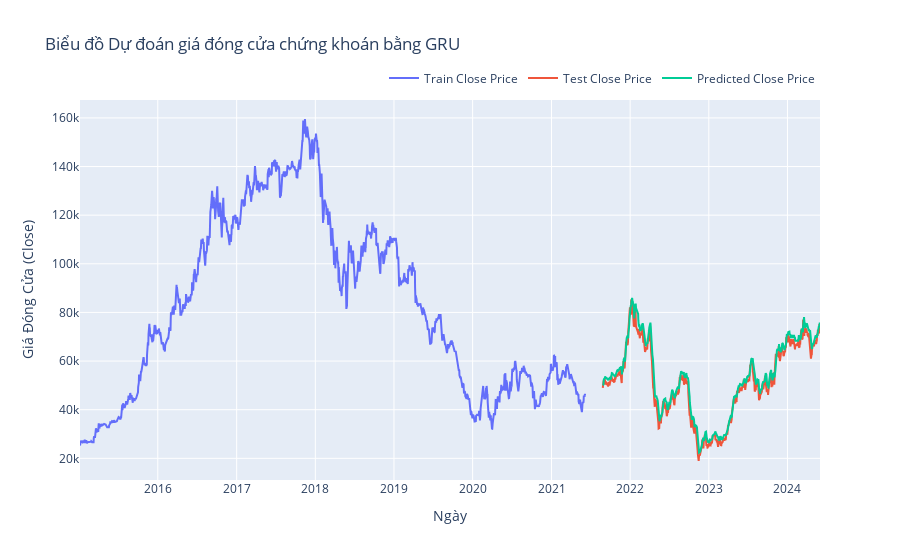

The code cell stored with this chart in its notebook:
### Markdown cell above
# 2.MÔ HÌNH GRU

### Code cell
# Tạo dataset để dự báo
X = []
y = []

for i in range(60, len(scaled_data)):
    X.append(scaled_data[i-60:i, 0])
    y.append(scaled_data[i, 0])

X, y = np.array(X), np.array(y)

# Chia dữ liệu thành tập train và test
train_size = int(len(X) * 0.7)
X_train, X_test, y_train, y_test = train_test_split(X, y, test_size=(1 - train_size / len(X)), shuffle=False)

# Reshape lại dữ liệu để phù hợp với đầu vào của GRU
X_train = X_train.reshape((X_train.shape[0], X_train.shape[1], 1))
X_test = X_test.reshape((X_test.shape[0], X_test.shape[1], 1))

# Xây dựng mô hình GRU
model = Sequential()
model.add(GRU(units=50, return_sequences=True, input_shape=(X_train.shape[1], 1)))
model.add(GRU(units=50))
model.add(Dense(1))

model.compile(loss='mean_squared_error', optimizer='adam')
model.fit(X_train, y_train, epochs=1, batch_size=1, verbose=2)

# Dự đoán giá đóng cửa
predictions = model.predict(X_test)
predictions = scaler.inverse_transform(predictions)

# Tạo chỉ mục cho valid_data
valid_index = new_dataset.index[len(new_dataset) - len(y_test):]

# Tạo DataFrame cho valid_data với các dự đoán
valid_data = pd.DataFrame(index=valid_index)
valid_data['Close'] = new_dataset['Close'][len(new_dataset) - len(y_test):]
valid_data['Predictions'] = predictions

# Tạo biểu đồ tương tác
fig = go.Figure()

# Thêm trace cho giá đóng cửa của tập huấn luyện
fig.add_trace(go.Scatter(x=new_dataset[:train_size].index, y=new_dataset[:train_size]['Close'], mode='lines', name='Train Close Price'))

# Thêm trace cho giá đóng cửa thực tế của tập kiểm tra
fig.add_trace(go.Scatter(x=valid_data.index, y=valid_data['Close'], mode='lines', name='Test Close Price'))

# Thêm trace cho giá đóng cửa dự đoán của tập kiểm tra
fig.add_trace(go.Scatter(x=valid_data.index, y=valid_data['Predictions'], mode='lines', name='Predicted Close Price'))

# Thiết lập tiêu đề và trục
fig.update_layout(
    title='Biểu đồ Dự đoán giá đóng cửa chứng khoán bằng GRU',
    xaxis_title='Ngày',
    yaxis_title='Giá Đóng Cửa (Close)',
    legend=dict(
        orientation="h",
        yanchor="bottom",
        y=1.02,
        xanchor="right",
        x=1
    )
)

# Hiển thị biểu đồ
fig.show()

### Figure 1 — Plotly figure (JSON) as saved in the notebook; plotly's stock layout.template omitted (floating-point values rounded to 4 significant figures; data arrays with more than 128 entries replaced by an {"elided": "..."} marker saying what was removed)
{"data": [{"mode": "lines", "name": "Train Close Price", "type": "scatter", "x": {"elided": "1600 str values"}, "y": {"elided": "1600 float values"}}, {"mode": "lines", "name": "Test Close Price", "type": "scatter", "x": {"elided": "687 str values"}, "y": {"elided": "687 float values"}}, {"mode": "lines", "name": "Predicted Close Price", "type": "scatter", "x": {"elided": "687 str values"}, "y": {"elided": "687 float values"}}], "layout": {"legend": {"orientation": "h", "x": 1, "xanchor": "right", "y": 1.02, "yanchor": "bottom"}, "title": {"text": "Biểu đồ Dự đoán giá đóng cửa chứng khoán bằng GRU"}, "xaxis": {"title": {"text": "Ngày"}}, "yaxis": {"title": {"text": "Giá Đóng Cửa (Close)"}}}}
